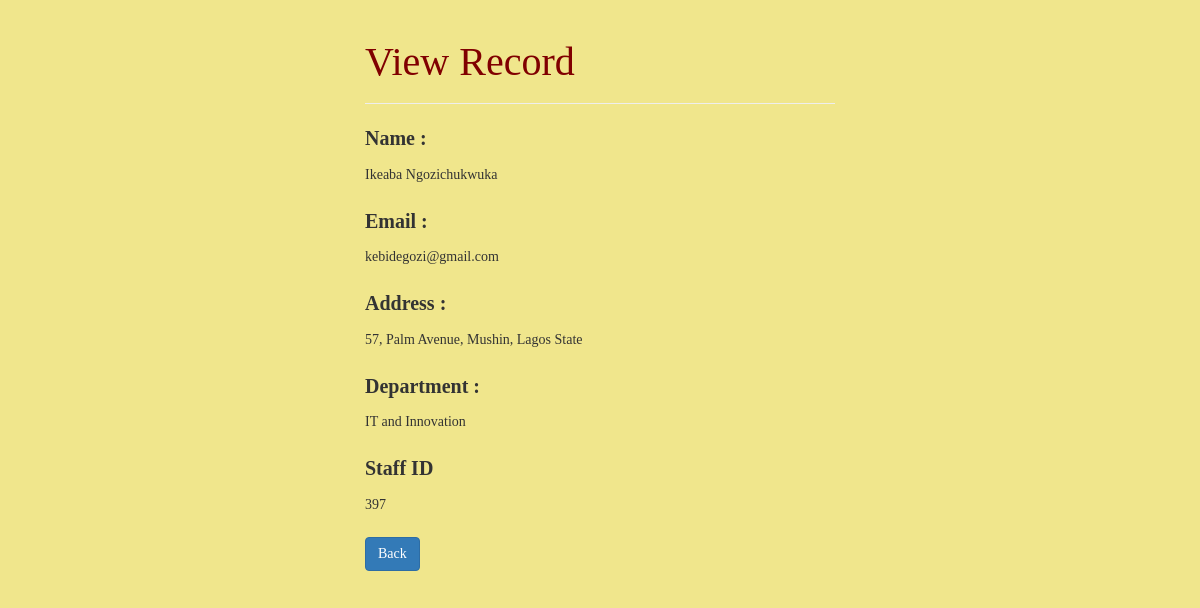
Screenshot of /read.php?id=1 with the database file from the repository.
### tables this page shows
CREATE TABLE `details` (
  `id` int NOT NULL,
  `name` varchar(100) NOT NULL,
  `email` varchar(100) NOT NULL,
  `address` varchar(100) NOT NULL,
  `department` varchar(100) NOT NULL,
  `staffID` int NOT NULL
);

### read.php (the view, shortened to what this page needs)
<?php
if(isset($_GET["id"]) && !empty(trim($_GET["id"]))){
    require_once "config.php";
    $read_details = "SELECT * FROM details WHERE id = ?";
    if($stmt = mysqli_prepare($link, $read_details)){
        mysqli_stmt_bind_param($stmt, "i", $param_id);
        if(mysqli_stmt_execute($stmt)){
            $result = mysqli_stmt_get_result($stmt);
            if(mysqli_num_rows($result) == 1){
                $row = mysqli_fetch_array($result, MYSQLI_ASSOC);
            } else{
                header("location: error.php");
                exit();
            }
        } else{
            echo "Oops! Something went wrong. Please try again later.";
        }
    }
} else{
    header("location: error.php");
    exit();
}
?>
<!DOCTYPE html>
<html lang="en">
<body style="background-color:Khaki;">
<head>
    <link rel="stylesheet" href="https://maxcdn.bootstrapcdn.com/bootstrap/3.3.7/css/bootstrap.css">
</head>
<body>
    <div class="wrapper">
        <div class="container-fluid">
            <div class="row">
                <div class="col-md-12">
                    <div class="page-header">
                        <h1 style = "font-family: Colonna MT; font-size:40px; color: Maroon;">View Record</h1>
                    </div>
                    <div class="form-group">
                        <label style = "font-family: Colonna MT; font-size: 20px;">Name :</label>
                        <p class="form-control-static" style = "font-family: Century Gothic;"><?php echo $row["name"]; ?></p>
                    </div>
                    <div class="form-group">
                        <label style = "font-family: Colonna MT; font-size: 20px;">Email :</label>
                        <p class="form-control-static" style = "font-family: Century Gothic;"><?php echo $row["email"]; ?></p>
                    </div>
                    <div class="form-group">
                        <label style = "font-family: Colonna MT; font-size: 20px;">Address :</label>
                        <p class="form-control-static" style = "font-family: Century Gothic;"><?php echo $row["address"]; ?></p>
                    </div>
                    <div class="form-group">
                        <label style = "font-family: Colonna MT; font-size: 20px;">Department :</label>
                        <p class="form-control-static" style = "font-family: Century Gothic;"><?php echo $row["department"]; ?></p>
                    </div>
                    <div class="form-group">
                        <label style = "font-family: Colonna MT; font-size: 20px;">Staff ID</label>
                        <p class="form-control-static" style = "font-family: Century Gothic;"><?php echo $row["staffID"]; ?></p>
                    </div>
                    <p><a href="index.php" class="btn btn-primary" style = "font-family: Colonna MT;">Back</a></p>
                </div>
            </div>
        </div>
    </div>
</body>
</html>

### read.php (style rules this page uses)
.wrapper { width: 500px; margin: 0 auto; }

### rows the page displays
details: name "Ikeaba Ngozichukwuka", email "kebidegozi@gmail.com", address "57, Palm Avenue, Mushin, Lagos State", department "IT and Innovation", staffID "397"
